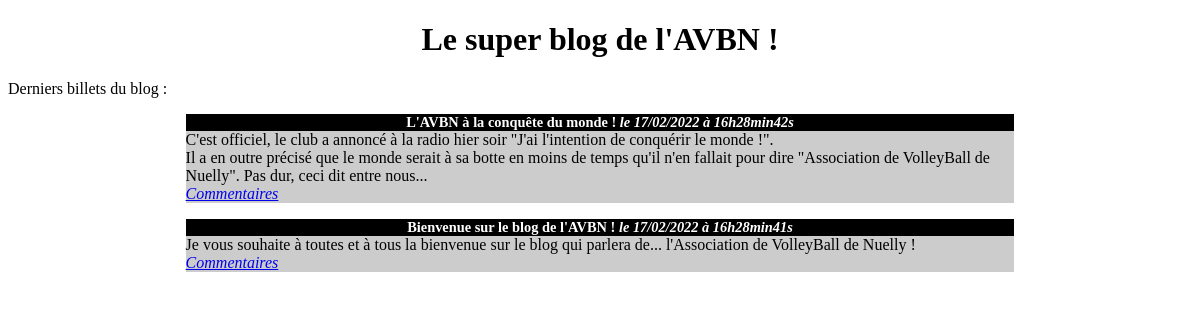
/blog/index.php, run on the app's committed database.
### tables this page shows
CREATE TABLE `posts` (
  `id` int(11) NOT NULL,
  `title` varchar(255) NOT NULL,
  `content` text NOT NULL,
  `creation_date` datetime NOT NULL
);

### blog/index.php (called while the page is built)
<?php
require('src/model.php');
$posts = getPosts();
require('templates/homepage.php');

### blog/src/model.php (called while the page is built)
<?php
function getPosts() {
    try {
        $database = new PDO('mysql:host=localhost;dbname=blog;charset=utf8', 'root', 'root');
    } catch(Exception $e) {
        die('Erreur : '.$e->getMessage());
    }
    $statement = $database->query(
        "SELECT id, title, content, DATE_FORMAT(creation_date, '%d/%m/%Y à %Hh%imin%ss') AS french_creation_date FROM posts ORDER BY creation_date DESC LIMIT 0, 5"
    );
    $posts = [];
    while (($row = $statement->fetch())) {
        $post = [
            'title' => $row['title'],
            'french_creation_date' => $row['french_creation_date'],
            'content' => $row['content'],
        ];
        $posts[] = $post;
    }
    return $posts;
}

### blog/templates/homepage.php (the view, shortened to what this page needs)
<!DOCTYPE html>
<html>
    <head>
        <link href="style.css" rel="stylesheet" />
    </head>
    <body>
        <h1>Le super blog de l'AVBN !</h1>
        <p>Derniers billets du blog :</p>
        <?php
        foreach ($posts as $post) {
        ?>
            <div class="news">
                <h3>
                    <?= htmlspecialchars($post['title']); ?>
                    <em>le <?= $post['french_creation_date']; ?></em>
                </h3>
                <p>
                    <?= nl2br(htmlspecialchars($post['content'])); ?>
                    <br />
                    <em><a href="#">Commentaires</a></em>
                </p>
            </div>
        <?php
        }
        ?>
    </body>
</html>

### blog/style.css (style rules this page uses)
h1, h3 { text-align:center; }
h3 { background-color:black; color:white; font-size:0.9em; margin-bottom:0px; }
.news p { background-color:#CCCCCC; margin-top:0px; }
.news { width:70%; margin:auto; }

### data on the page
posts: title "L'AVBN à la conquête du monde !", french_creation_date "17/02/2022 à 16h28min42s", content "C'est officiel, le club a annoncé à la radio hier soir \"J'ai l'intention de conquérir le monde !\". Il a en outre précisé que le monde serait à sa botte en moins de temps qu'il n'en fallait pour dire \"Association de VolleyBall de Nuelly\". Pas dur, ceci dit entre nous..."
posts: title "Bienvenue sur le blog de l'AVBN !", french_creation_date "17/02/2022 à 16h28min41s", content "Je vous souhaite à toutes et à tous la bienvenue sur le blog qui parlera de... l'Association de VolleyBall de Nuelly !"
